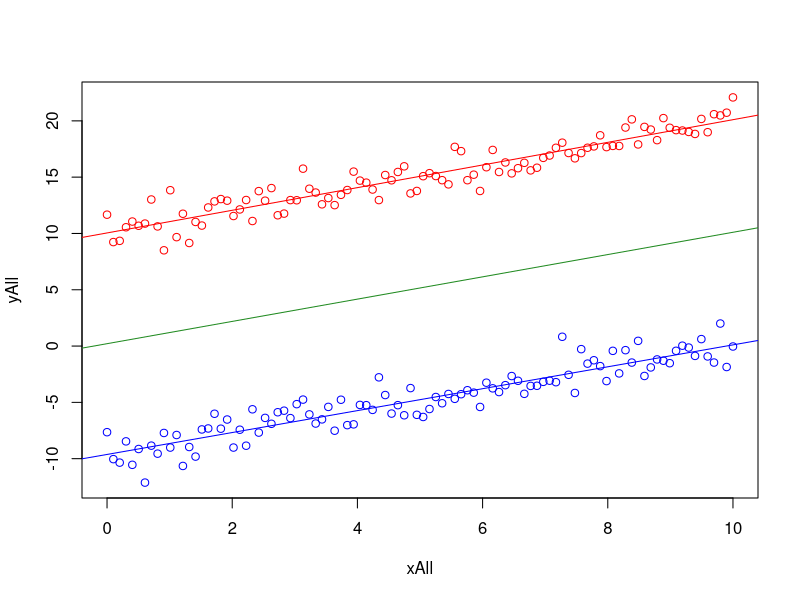
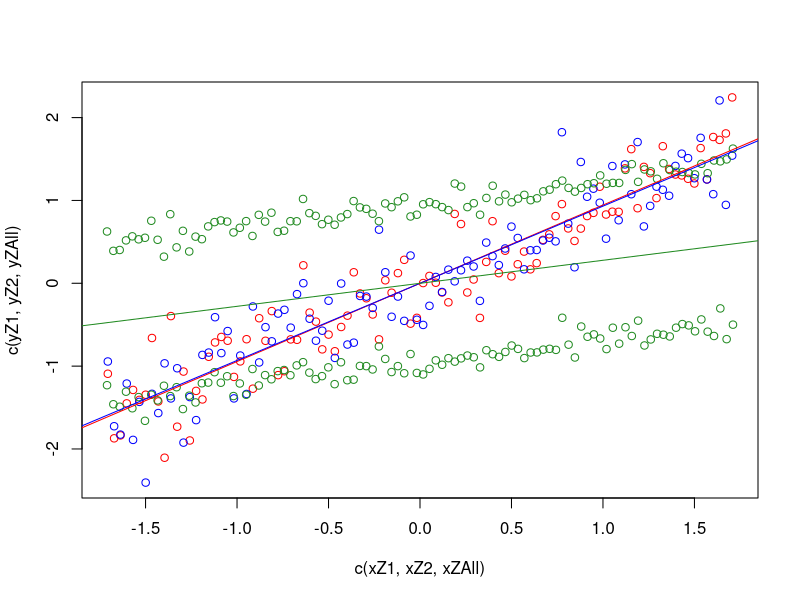
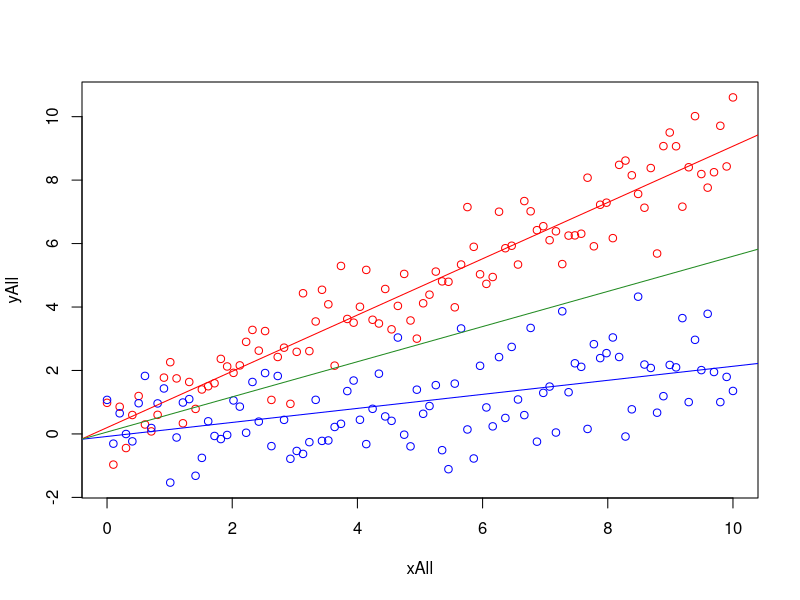
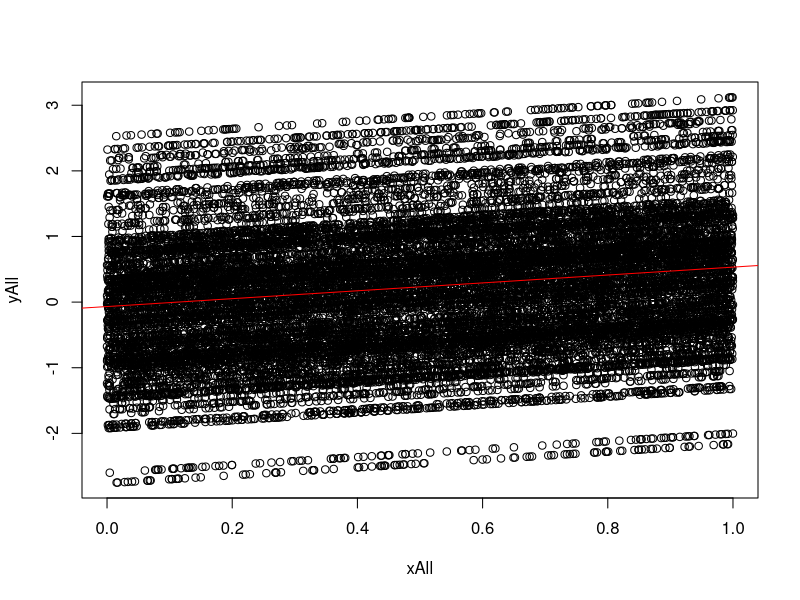
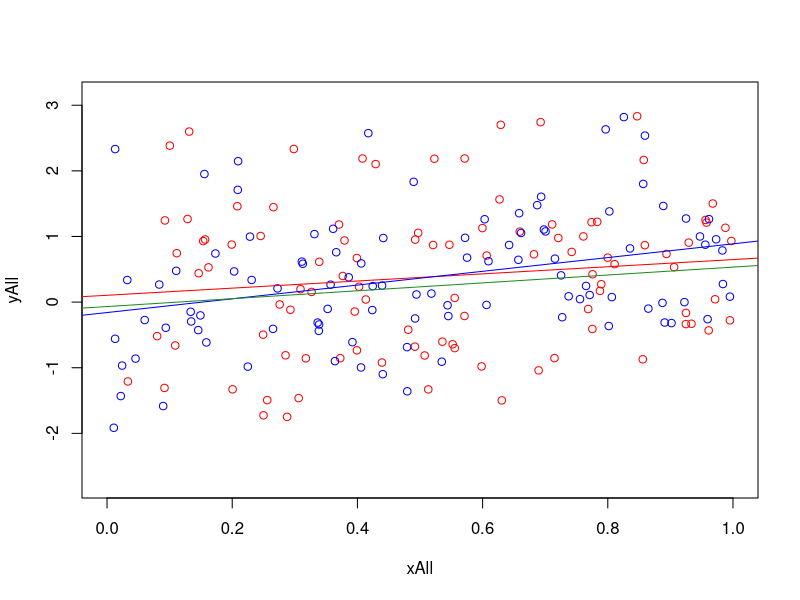
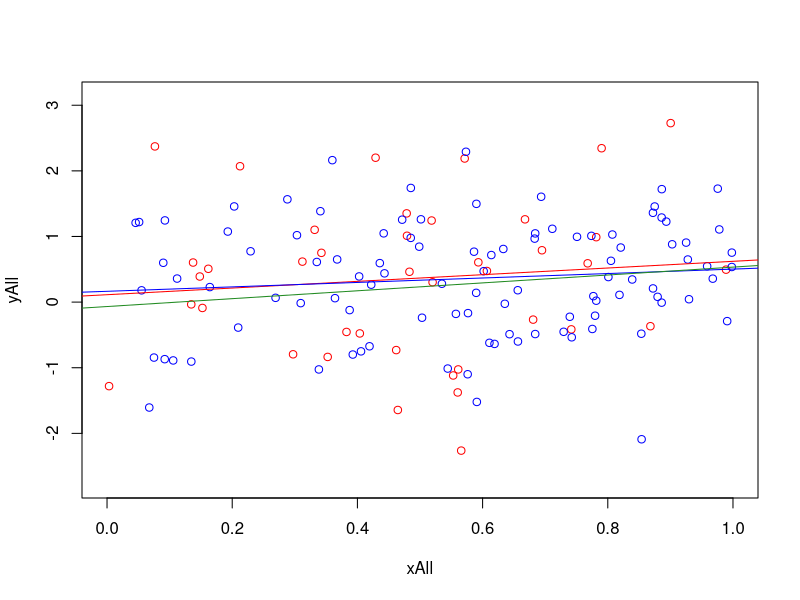
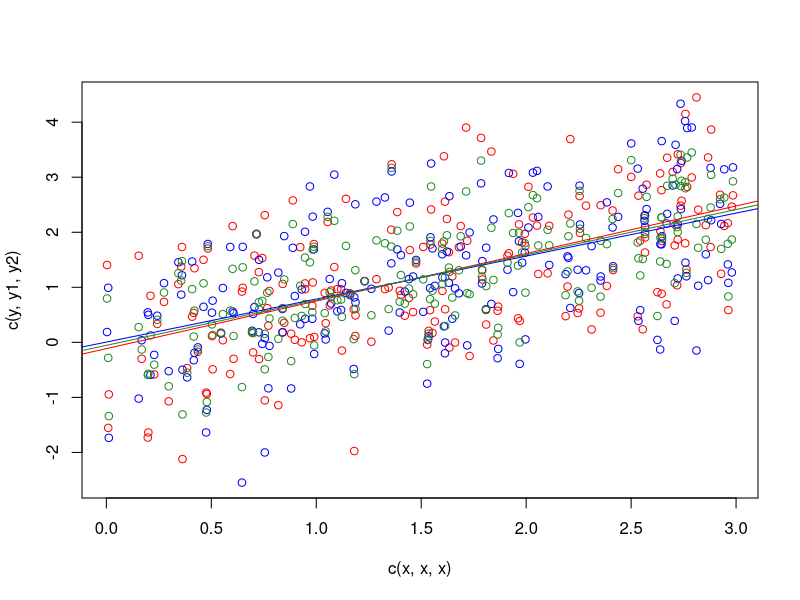

Here is the R script that generated these plots, in order:
## ---- chunk 1
set.seed(30482)
## ---- chunk 2
n <- 200

x1 <- seq(0, 10, length.out = n/2)
x2 <- seq(0, 10, length.out = n/2)

errs <- rnorm(n/2, sd = 1)

y1 <- 10 + 1 * x1 + rnorm(n/2)
y2 <- -10 + 1 * x2 + rnorm(n/2)

xAll <- c(x1, x2); yAll <- c(y1, y2)

print(c1 <- cor(x1, y1))
print(c2 <- cor(x2, y2))
print(avgc <- mean(c(c1, c2)))
print(cor(xAll, yAll))
## ---- chunk 3
plot(xAll, yAll, type = 'n')
points(x1, y1, col = 'red'); points(x2, y2, col = 'blue')
abline(lm(y1 ~ x1), col = 'red')
abline(lm(y2 ~ x2), col = 'blue')

summary(lm(y1 ~ x1))
summary(lm(y2 ~ x2))

avgMod <- lm(yAll ~ xAll)
abline(avgMod, col = 'forestgreen')
## ---- chunk 4
xZ1 <- scale(x1); xZ2 <- scale(x2); yZ1 <- scale(y1); yZ2 <- scale(y2)
xZAll <- scale(xAll); yZAll <- scale(yAll)

plot(c(xZ1, xZ2, xZAll), c(yZ1, yZ2, yZAll), type = 'n')
points(xZ1, yZ1, col = 'red'); points(xZ2, yZ2, col = 'blue')
points(xZAll, yZAll, col = 'forestgreen')
abline(lm(yZ1 ~ xZ1), col = 'red')
abline(lm(yZ2 ~ xZ2), col = 'blue')
abline(lm(yZAll ~ xZAll), col = 'forestgreen')
## ---- chunk 5
y1 <- .9 * x1 + rnorm(n/2)
y2 <- .2 * x2 + rnorm(n/2)

xAll <- c(x1, x2); yAll <- c(y1, y2)

print(c1 <- cor(x1, y1))
print(c2 <- cor(x2, y2))
print(avc <- mean(c(c1, c2)))
print(cor(xAll, yAll))
## ---- chunk 6
plot(xAll, yAll, type = 'n')
points(x1, y1, col = 'red'); points(x2, y2, col = 'blue')
abline(lm(y1 ~ x1), col = 'red')
abline(lm(y2 ~ x2), col = 'blue')

summary(lm(y1 ~ x1))
summary(lm(y2 ~ x2))

avgMod <- lm(yAll ~ xAll)
abline(avgMod, col = 'forestgreen')
## ---- chunk 7
xAll <- runif(n * 100)
yAll <- .6 * xAll + rnorm(n)

cor(xAll, yAll)
mod <- lm(yAll ~ xAll)
plot(xAll, yAll)
abline(mod, col = 'red')
## ---- chunk 8
nSmall <- n / 2
sampleIndices <- sample(1:length(xAll), nSmall * 2)
set1Indices <- sampleIndices[1:(length(sampleIndices) / 2)]
set2Indices <- sampleIndices[(length(sampleIndices) / 2 + 1):length(sampleIndices)]

x1 <- xAll[set1Indices]; x2 <- xAll[set2Indices]
y1 <- yAll[set1Indices]; y2 <- yAll[set2Indices]

print(c1 <- cor(x1, y1))
print(c2 <- cor(x2, y2))
print(mean(c(c1, c2)))
print(cor(xAll, yAll))
## ---- chunk 9
plot(xAll, yAll, type = 'n')
points(x1, y1, col = 'red'); points(x2, y2, col = 'blue')
abline(lm(y1 ~ x1), col = 'red')
abline(lm(y2 ~ x2), col = 'blue')

summary(lm(y1 ~ x1))
summary(lm(y2 ~ x2))

avgMod <- lm(yAll ~ xAll)
abline(avgMod, col = 'forestgreen')
## ---- chunk 10
nSmall1 <- floor(n / 5)
nSmall2 <- n - nSmall
sampleIndices <- sample(1:length(xAll), n)
set1Indices <- sampleIndices[1:nSmall1]
set2Indices <- sampleIndices[nSmall2:length(sampleIndices)]

x1 <- xAll[set1Indices]; x2 <- xAll[set2Indices]
y1 <- yAll[set1Indices]; y2 <- yAll[set2Indices]

print(c1 <- cor(x1, y1))
print(c2 <- cor(x2, y2))
print(mean(c(c1, c2)))
print(cor(xAll, yAll))
## ---- chunk 11
plot(xAll, yAll, type = 'n')
points(x1, y1, col = 'red'); points(x2, y2, col = 'blue')
abline(lm(y1 ~ x1), col = 'red')
abline(lm(y2 ~ x2), col = 'blue')

summary(lm(y1 ~ x1))
summary(lm(y2 ~ x2))

avgMod <- lm(yAll ~ xAll)
abline(avgMod, col = 'forestgreen')
## ---- chunk 12
x <- runif(n, 0, 3)
y1 <- .8 * x + rnorm(n)
y2 <- .8 * x + rnorm(n)

y <- (y1 + y2) / 2
print(c1 <- cor(x, y1))
print(c2 <- cor(x, y2))
print(c <- cor(x, y))
print(mean(c(c1,c2)))
## ---- chunk 13
plot(c(x,x,x), c(y,y1,y2), type = 'n')
points(x, y1, col = 'red'); points(x, y2, col = 'blue')
points(x, y, col = 'forestgreen')
abline(lm(y1 ~ x), col = 'red')
abline(lm(y2 ~ x), col = 'blue')
abline(lm(y ~ x), col = 'forestgreen')
